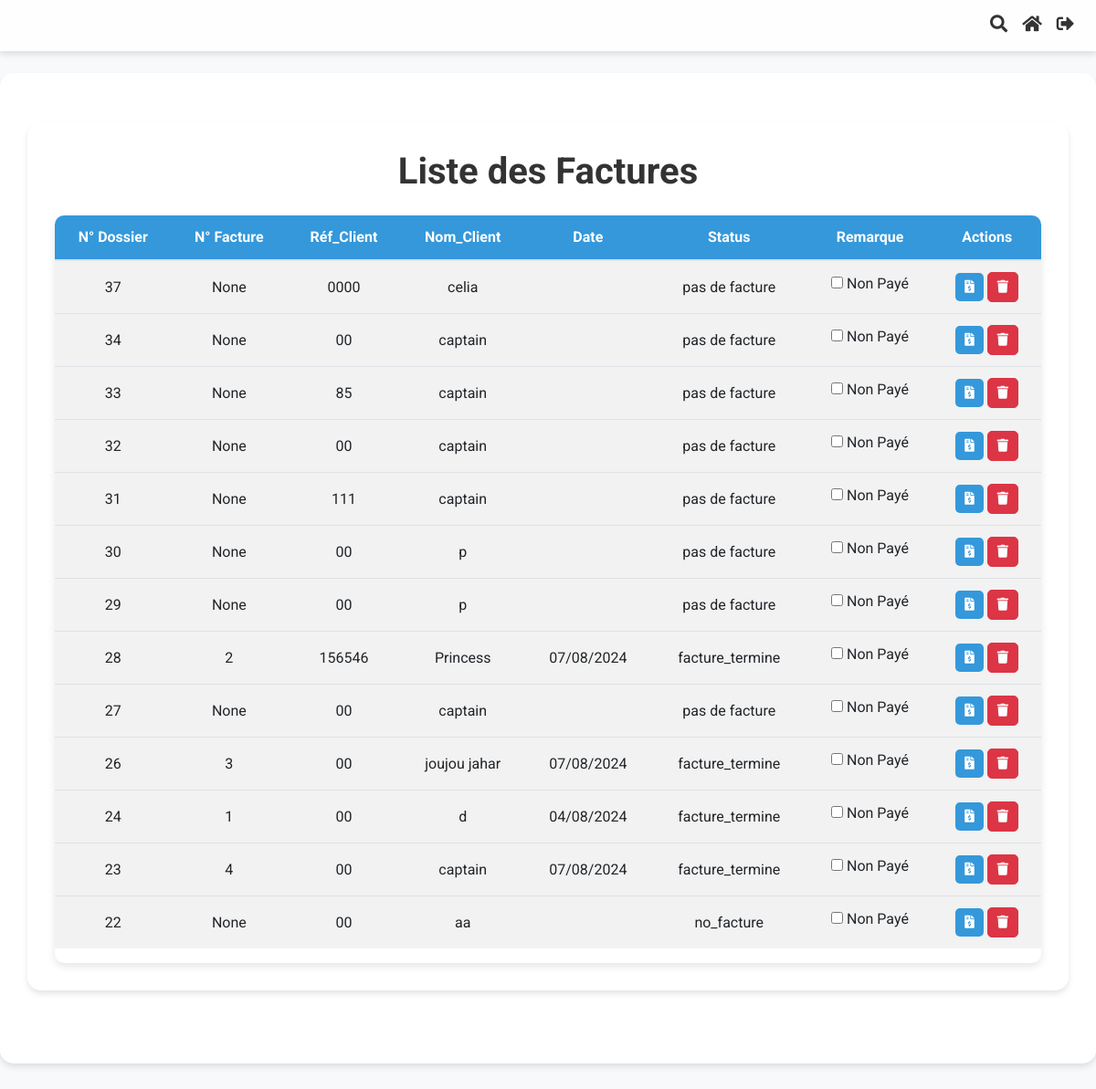
Page /application/factures/ (signed in) on the earlier database version.
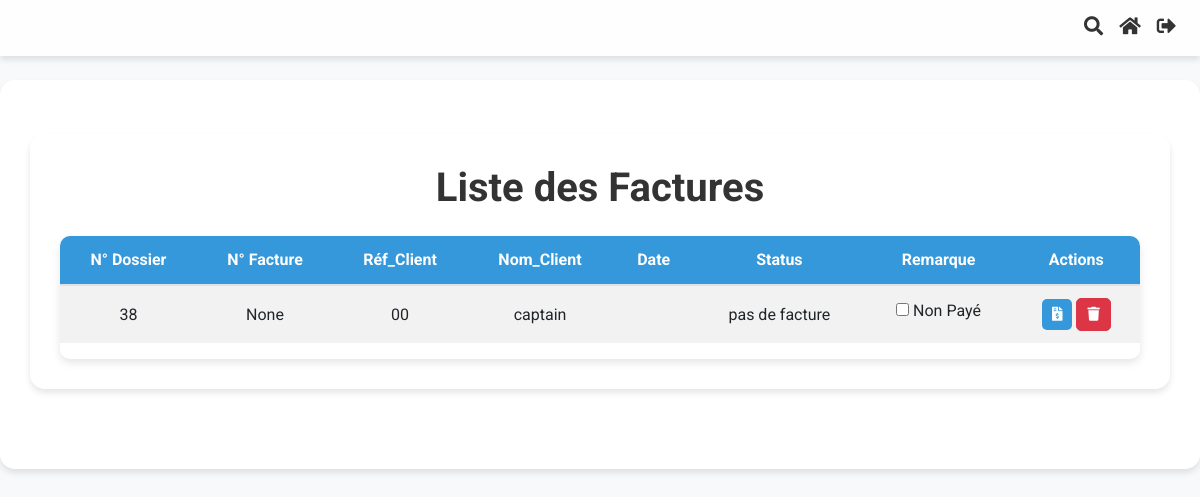
Same page on the later database version.
### Application/models.py (models this page shows, shortened)
class Commande(models.Model):
    order_id = models.AutoField(primary_key=True)
    date_time = models.DateTimeField(auto_now_add=True)
    company_reference_number = models.CharField(max_length=100)
    client_name = models.CharField(max_length=100, default="")
    adresse = models.CharField(max_length=255, blank=True, null=True)
    email = models.EmailField(blank=True, null=True)
    fax = models.CharField(max_length=50, blank=True, null=True)
    ice = models.CharField(max_length=50, blank=True, null=True)
    infographiste = models.CharField(max_length=100, blank=True, null=True)
    order_status = models.CharField(max_length=50, choices=[
        ('draft', 'Draft'),
        ('completed', 'Completed')
    ])
    bc_number = models.CharField(max_length=50, blank=True, null=True)
    date_bc = models.DateField(blank=True, null=True)
    devis_date = models.DateTimeField(blank=True, null=True)
    devis_numero = models.IntegerField(null=True, blank=True)
    facture_date = models.DateTimeField(blank=True, null=True)
    facture_numero = models.IntegerField(null=True, blank=True)
    bl_date = models.DateTimeField(blank=True, null=True)
    bl_numero = models.IntegerField(null=True, blank=True)
    remarque = models.CharField(max_length=50, choices=[
        ('paye', 'Payé'),
        ('non_paye', 'Non Payé')
    ], default='non payé')
    facture_status = models.CharField(max_length=50, choices=[
            ('no_facture', 'Pas de Facture'),
            ('facture_termine', 'Facture Terminée')
        ], default='pas de facture')
    bl_status = models.CharField(max_length=50, choices=[
            ('no_bl', 'Pas de bon_livraison'),
            ('bl_termine', 'bon_livraison Terminé')
        ], default='pas de bon_livraison')
    devis_status = models.CharField(max_length=50, choices=[
            ('no_devis', 'Pas de Devis'),
            ('devis_termine', 'Devis Terminé')
        ], default='pas de devis')

### Application/views.py (the view)
# urls.py: path('factures/', views.liste_factures, name='liste_factures'),
@login_required
@user_passes_test(lambda u: u.groups.filter(name='Directeurs').exists())
def liste_factures(request):
    query = request.GET.get('q')
    if query:
        factures = Commande.objects.filter(
            Q(order_status='completed') & (
                Q(company_reference_number__icontains=query) |
                Q(client_name__icontains=query) |
                Q(facture_numero__icontains=query)
            )
        )
    else:
        factures = Commande.objects.filter(order_status='completed').order_by('-date_time')
    is_assistant = request.user.groups.filter(name='Assistants').exists()
    return render(request, 'Application/liste_factures.html', {'factures': factures, 'is_assistant' : is_assistant})

### Application/templates/Application/liste_factures.html (shortened to what this page needs)
{% extends "base.html" %}
{% load static %}
{% block content %}
<div class="container mt-4">
    <h1 class="text-center mb-4">Liste des Factures</h1>
    <div class="table-responsive custom-table">
        <table class="table table-striped" id="factureTable">
            <thead>
                <tr>
                    <th>N° Dossier</th>
                    <th>N° Facture</th>
                    <th>Réf_Client</th>
                    <th>Nom_Client</th>
                    <th>Date</th>
                    <th>Status</th>
                    <th>Remarque</th>
                    <th>Actions</th>
                </tr>
            </thead>
            <tbody>
                {% for facture in factures %}
                    <tr>
                        <td>{{ facture.order_id }}</td>
                        <td>{{ facture.facture_numero }}</td>
                        <td>{{ facture.company_reference_number }}</td>
                        <td>{{ facture.client_name }}</td>
                        <td>{{ facture.facture_date|date:"d/m/Y" }}</td>
                        <td>{{ facture.facture_status }}</td>
                        <td>
                            <form method="post" action="{% url 'update_facture_status' facture.pk %}">
                                {% if facture.remarque == 'paye' %}
                                    Payé
                                {% else %}
                                    <label>
                                        <input type="checkbox" name="remarque" value="paye" onchange="this.form.submit()">
                                        Non Payé
                                    </label>
                                {% endif %}
                            </form>
                        </td>
                        <td>
                            <a href="{% url 'generer_facture' facture.pk %}" class="btn btn-sm btn-custom">
                                <i class="fas fa-file-invoice-dollar"></i>
                            </a>
                            <button type="button" class="btn btn-sm btn-danger" data-toggle="modal" data-target="#deleteModal{{ facture.pk }}">
                                <i class="fas fa-trash"></i>
                            </button>
                        </td>
                    </tr>
                {% endfor %}
            </tbody>
        </table>
    </div>
</div>
{% endblock %}

Differences in the rows shown:
removed Commande: order_id "37", facture_numero "None", company_reference_number "0000", client_name "celia", facture_status "pas de facture"
removed Commande: order_id "34", facture_numero "None", company_reference_number "00", client_name "captain", facture_status "pas de facture"
removed Commande: order_id "33", facture_numero "None", company_reference_number "85", client_name "captain", facture_status "pas de facture"
removed Commande: order_id "32", facture_numero "None", company_reference_number "00", client_name "captain", facture_status "pas de facture"
removed Commande: order_id "31", facture_numero "None", company_reference_number "111", client_name "captain", facture_status "pas de facture"
removed Commande: order_id "30", facture_numero "None", company_reference_number "00", client_name "p", facture_status "pas de facture"
removed Commande: order_id "29", facture_numero "None", company_reference_number "00", client_name "p", facture_status "pas de facture"
removed Commande: order_id "28", facture_numero "2", company_reference_number "156546", client_name "Princess", facture_date "07/08/2024", facture_status "facture_termine"
removed Commande: order_id "27", facture_numero "None", company_reference_number "00", client_name "captain", facture_status "pas de facture"
removed Commande: order_id "26", facture_numero "3", company_reference_number "00", client_name "joujou jahar", facture_date "07/08/2024", facture_status "facture_termine"
removed Commande: order_id "24", facture_numero "1", company_reference_number "00", client_name "d", facture_date "04/08/2024", facture_status "facture_termine"
removed Commande: order_id "23", facture_numero "4", company_reference_number "00", client_name "captain", facture_date "07/08/2024", facture_status "facture_termine"
removed Commande: order_id "22", facture_numero "None", company_reference_number "00", client_name "aa", facture_status "no_facture"
added Commande: order_id "38", facture_numero "None", company_reference_number "00", client_name "captain", facture_status "pas de facture"
